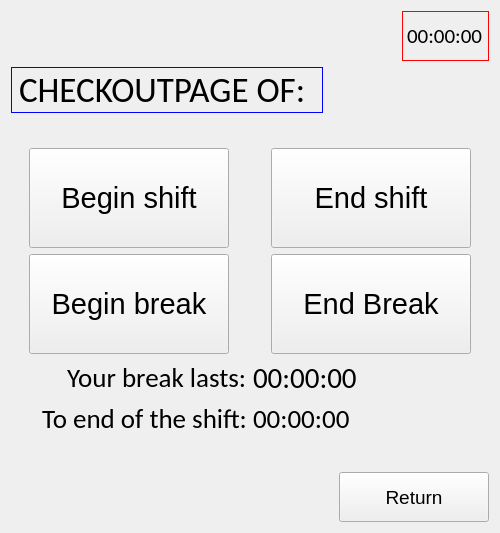
<?xml version="1.0" encoding="UTF-8"?>
<ui version="4.0">
 <class>CheckOutScreenClass</class>
 <widget class="QMainWindow" name="CheckOutScreenClass">
  <property name="geometry">
   <rect>
    <x>0</x>
    <y>0</y>
    <width>500</width>
    <height>533</height>
   </rect>
  </property>
  <property name="windowTitle">
   <string>CheckOutScreen</string>
  </property>
  <widget class="QWidget" name="centralWidget">
   <layout class="QVBoxLayout" name="verticalLayout_2">
    <item>
     <layout class="QVBoxLayout" name="verticalLayout" stretch="0,0,0,0,0,0">
      <item alignment="Qt::AlignRight">
       <widget class="QLabel" name="label_time_current">
        <property name="sizePolicy">
         <sizepolicy hsizetype="Fixed" vsizetype="Fixed">
          <horstretch>0</horstretch>
          <verstretch>0</verstretch>
         </sizepolicy>
        </property>
        <property name="minimumSize">
         <size>
          <width>60</width>
          <height>50</height>
         </size>
        </property>
        <property name="maximumSize">
         <size>
          <width>105</width>
          <height>50</height>
         </size>
        </property>
        <property name="font">
         <font>
          <family>Calibri</family>
          <pointsize>16</pointsize>
          <bold>false</bold>
         </font>
        </property>
        <property name="styleSheet">
         <string notr="true">QLabel{
border: 1px solid rgb(255, 0, 0);
}</string>
        </property>
        <property name="text">
         <string>00:00:00</string>
        </property>
       </widget>
      </item>
      <item alignment="Qt::AlignLeft">
       <widget class="QLabel" name="label_name">
        <property name="font">
         <font>
          <family>Calibri</family>
          <pointsize>26</pointsize>
         </font>
        </property>
        <property name="styleSheet">
         <string notr="true">QLabel{
border: 1px solid blue;
}</string>
        </property>
        <property name="text">
         <string>CHECKOUTPAGE OF: </string>
        </property>
       </widget>
      </item>
      <item>
       <spacer name="verticalSpacer">
        <property name="orientation">
         <enum>Qt::Vertical</enum>
        </property>
        <property name="sizeType">
         <enum>QSizePolicy::Expanding</enum>
        </property>
        <property name="sizeHint" stdset="0">
         <size>
          <width>20</width>
          <height>40</height>
         </size>
        </property>
       </spacer>
      </item>
      <item>
       <layout class="QGridLayout" name="gridLayout" rowminimumheight="0,0,0,0" columnminimumwidth="0,0">
        <item row="1" column="1" alignment="Qt::AlignHCenter">
         <widget class="QPushButton" name="pushButton_break_end">
          <property name="minimumSize">
           <size>
            <width>200</width>
            <height>100</height>
           </size>
          </property>
          <property name="maximumSize">
           <size>
            <width>16777215</width>
            <height>200</height>
           </size>
          </property>
          <property name="font">
           <font>
            <pointsize>22</pointsize>
           </font>
          </property>
          <property name="text">
           <string>End Break</string>
          </property>
         </widget>
        </item>
        <item row="0" column="1" alignment="Qt::AlignHCenter">
         <widget class="QPushButton" name="pushButton_shift_end">
          <property name="minimumSize">
           <size>
            <width>200</width>
            <height>100</height>
           </size>
          </property>
          <property name="font">
           <font>
            <pointsize>22</pointsize>
           </font>
          </property>
          <property name="text">
           <string>End shift</string>
          </property>
         </widget>
        </item>
        <item row="1" column="0" alignment="Qt::AlignHCenter">
         <widget class="QPushButton" name="pushButton_break_start">
          <property name="minimumSize">
           <size>
            <width>200</width>
            <height>100</height>
           </size>
          </property>
          <property name="font">
           <font>
            <pointsize>22</pointsize>
           </font>
          </property>
          <property name="text">
           <string>Begin break</string>
          </property>
         </widget>
        </item>
        <item row="0" column="0" alignment="Qt::AlignHCenter">
         <widget class="QPushButton" name="pushButton_shift_start">
          <property name="minimumSize">
           <size>
            <width>200</width>
            <height>100</height>
           </size>
          </property>
          <property name="font">
           <font>
            <pointsize>22</pointsize>
           </font>
          </property>
          <property name="text">
           <string>Begin shift</string>
          </property>
         </widget>
        </item>
        <item row="2" column="1">
         <widget class="QLabel" name="label_break_time">
          <property name="font">
           <font>
            <family>Calibri</family>
            <pointsize>22</pointsize>
           </font>
          </property>
          <property name="text">
           <string>00:00:00</string>
          </property>
         </widget>
        </item>
        <item row="2" column="0" alignment="Qt::AlignRight">
         <widget class="QLabel" name="label">
          <property name="font">
           <font>
            <family>Calibri</family>
            <pointsize>20</pointsize>
           </font>
          </property>
          <property name="text">
           <string>Your break lasts:</string>
          </property>
         </widget>
        </item>
        <item row="3" column="0" alignment="Qt::AlignRight">
         <widget class="QLabel" name="label_2">
          <property name="font">
           <font>
            <family>Calibri</family>
            <pointsize>20</pointsize>
           </font>
          </property>
          <property name="text">
           <string>To end of the shift:</string>
          </property>
         </widget>
        </item>
        <item row="3" column="1">
         <widget class="QLabel" name="label_shift_time">
          <property name="font">
           <font>
            <family>Calibri</family>
            <pointsize>20</pointsize>
           </font>
          </property>
          <property name="text">
           <string>00:00:00</string>
          </property>
         </widget>
        </item>
       </layout>
      </item>
      <item>
       <spacer name="verticalSpacer_2">
        <property name="orientation">
         <enum>Qt::Vertical</enum>
        </property>
        <property name="sizeHint" stdset="0">
         <size>
          <width>20</width>
          <height>40</height>
         </size>
        </property>
       </spacer>
      </item>
      <item alignment="Qt::AlignRight">
       <widget class="QPushButton" name="pushButton_return">
        <property name="minimumSize">
         <size>
          <width>150</width>
          <height>50</height>
         </size>
        </property>
        <property name="font">
         <font>
          <pointsize>14</pointsize>
         </font>
        </property>
        <property name="text">
         <string>Return</string>
        </property>
       </widget>
      </item>
     </layout>
    </item>
   </layout>
  </widget>
 </widget>
 <layoutdefault spacing="6" margin="11"/>
 <resources/>
 <connections/>
</ui>
